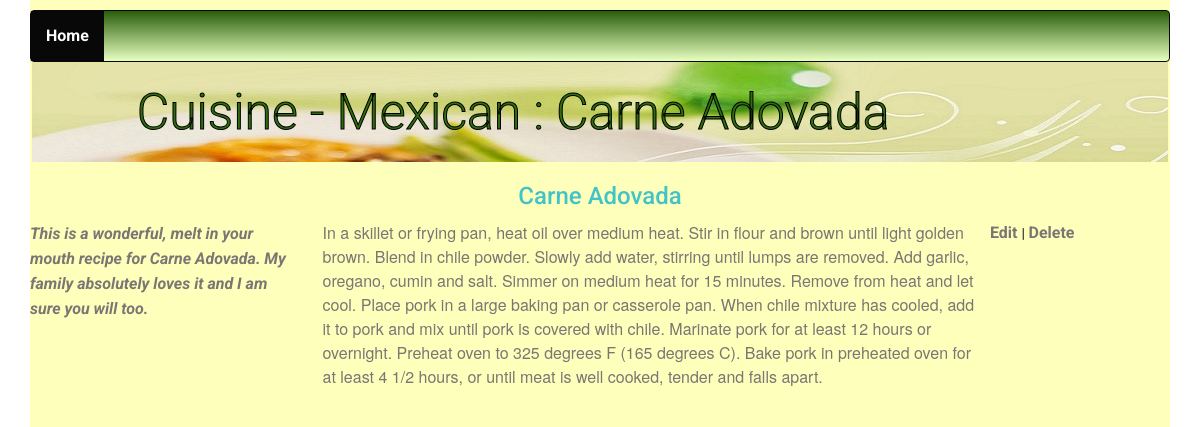
Page /restaurant/2/dish/16/ on the committed database.
### database_setup.py (models this page shows, shortened)
class Cuisine(Base):
    __tablename__ = 'cuisine'
    id = Column(Integer, primary_key=True)
    name = Column(String(250), nullable=False)
    user_id = Column(Integer, ForeignKey('user.id'))
    user = relationship(User)

class Dish(Base):
    __tablename__ = 'dish'
    id = Column(Integer, primary_key=True)
    name = Column(String(150), nullable=False)
    description = Column(String(300), nullable=False)
    picurl = Column(String(300), nullable=False)
    recipe = Column(String(2000), nullable=False)
    cuisine_id = Column(Integer,ForeignKey('cuisine.id'))
    cuisine = relationship(Cuisine)
    user_id = Column(Integer, ForeignKey('user.id'))
    user = relationship(User)
    created_on = Column(String(50), nullable=False)
    modified_on = Column(String(50), nullable=False)

### project.py (the view)
@app.route('/restaurant/<int:cuisine_id>/dish/<int:dish_id>/',
           methods=['GET', 'POST'])
def showDescription(dish_id, cuisine_id):
    username = login_session.get('username')
    loginid = login_session.get('email')
    cuisine = session.query(Cuisine).filter_by(id=cuisine_id).one()
    dish = session.query(Dish).filter_by(id=dish_id).one()
    return render_template('description.html', dish=dish,
                           cuisine=cuisine, loggedusername=username,
                           loginid=loginid)

### templates/description.html
{% extends "main.html" %}
{% block content %}
{% include "header.html" %}
	<div class="row banner main">
		<div class="col-md-11 col-md-offset-1 padding-none">
			<h1>Cuisine - {{ cuisine.name }} : {{dish.name}}</h1>
		</div>
	</div>
	<div class="row">
		<div class="col-md-12">
			<h2>{{dish.name}}</h2>
		</div>
	</div>
		<div class="row">
			<div class="col-md-3">
				<p><em>{{dish.description}}</em></p>
			</div>
			<div class="col-md-7">
				<p>{{dish.recipe}}</p>
			</div>
			{% if dish.user_id == loginid %}
				<a href='{{url_for('editDishDesc', dish_id=dish.id, cuisine_id = cuisine.id) }}'>Edit
				</a> |
				<a href='{{url_for('deleteDish', dish_id=dish.id) }}'>Delete</a>
			{% endif %}
		</div>
{% endblock %}

### static/styles1.css (style rules this page uses)
* { font-family: "helvetica neue bold", roboto, helvetica, arial, sans-serif; font-weight: 700; }
h1 { font-family: "helvetica neue light", roboto, helvetica, arial, sans-serif; font-size: 50px; color: white; line-height: 60px; font-weight: 300; }
h2 { font-size: 24px; color: #42c3c9; line-height: 29px; }
html, body { min-height: 100%; }
p { font-family: "helvetica neue", roboto, helvetica, arial, sans-serif; font-size: 16px; color: #7b7573; line-height: 24px; font-weight: 400; }
h2 { text-align: center; }
a { font-size: 16px; color: #7b7573; line-height: 24px; }
.padding-none { padding: 0; }
.banner.main { background: url("/static/top-banner.jpg"); background-repeat: no-repeat; margin-left: 2px; margin-right: 2px; }
.banner h1 { margin: 10px 0; padding: 10px; color: #316d0f; -webkit-text-stroke-width: 1px; -webkit-text-stroke-color: black; }

### rows in the picture
Cuisine: name "Mexican"
Dish: name "Carne Adovada", description "This is a wonderful, melt in your mouth recipe for Carne Adovada. My family absolutely loves it and I am sure you will too.", recipe "In a skillet or frying pan, heat oil over medium heat. Stir in flour and brown until light golden brown. Blend in chile powder. Slowly add water, stirring until lumps are removed. Add garlic, oregano, cumin and salt. Simmer on medium heat for 15 minutes. Remove from heat and let cool. Place pork in a large baking pan or casserole pan. When chile mixture has cooled, add it to pork and mix until pork is covered with chile. Marinate pork for at least 12 hours or overnight. Preheat oven to 325 degrees F (165 degrees C). Bake pork in preheated oven for at least 4 1/2 hours, or until meat is well cooked, tender and falls apart."
